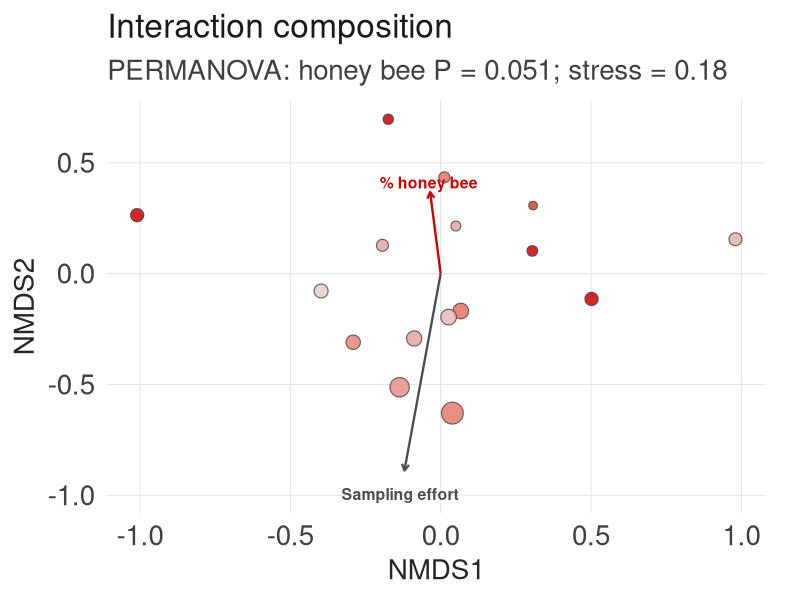
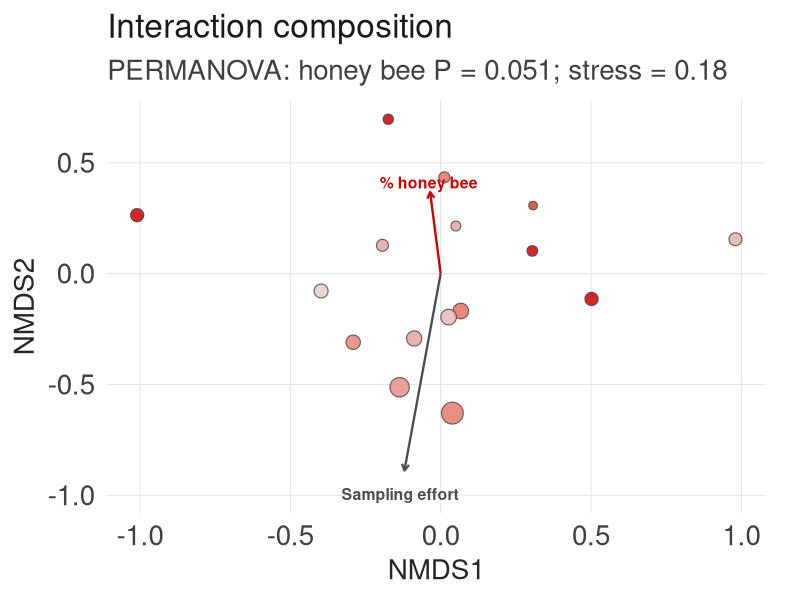

Source code (R) for these figures, in order:
# Purpose: Test whether plant-pollinator interaction composition varies
# with park-level honey bee relative abundance.
#
# Question:
#   Do parks with higher Apis mellifera relative abundance have different
#   plant-pollinator interaction composition?
#
# Approach:
#   Treat each plant x pollinator pair as an "interaction species".
#   Build a park x interaction matrix.
#   Test composition using Bray-Curtis dissimilarity and PERMANOVA.
#
# Filter:
#   Only parks with at least 10 unique plant-pollinator links are included.
#
# Inputs:
#   ../Data/interactions_data_4_4_2025.csv
#   ../Output/ApisRelAbund.csv
#   ../Output/park_level_network_metrics.csv
#
# Outputs:
#   ../Output/interaction_composition_matrix.csv
#   ../Output/interaction_composition_matrix_filtered_ge10_links.csv
#   ../Output/interaction_composition_metadata_filtered_ge10_links.csv
#   ../Output/interaction_composition_permanova.csv
#   ../Output/interaction_composition_dispersion_test.txt
#   ../Output/interaction_composition_envfit.txt
#   ../Output/interaction_composition_envfit_vectors.csv
#   ../Output/interaction_composition_nmds.png
#   ../Output/interaction_composition_links_correlated_with_honeybee.csv

# 0. Packages ####

library(tidyverse)
library(vegan)
library(broom)
library(stringr)

# 0.1 Plot style and colors ####

fau_blue <- "#003366"
fau_red <- "#CC0000"
fau_gray <- "#CCCCCC"
fau_dark_gray <- "#4D4C55"

hb_low <- "#E8E8E8"
hb_mid <- "#E6A3A3"
hb_high <- fau_red
hb_ramp <- c(hb_low, hb_mid, hb_high)

theme_hb <- function(base_size = 15) {
  theme_minimal(base_size = base_size) +
    theme(
      panel.grid.minor = element_blank(),
      panel.grid.major = element_line(color = "grey90", linewidth = 0.35),
      axis.title = element_text(color = "grey15"),
      axis.text = element_text(color = "grey25"),
      plot.title = element_text(face = "bold", color = "grey10"),
      plot.subtitle = element_text(color = "grey25"),
      legend.title = element_text(color = "grey15"),
      legend.text = element_text(color = "grey25")
    )
}

# 1. Read data ####

interactions <- read.csv(
  "../Data/interactions_data_4_4_2025.csv",
  stringsAsFactors = FALSE
)

relabund <- read.csv(
  "../Output/ApisRelAbund.csv",
  stringsAsFactors = FALSE
)

netMets <- read.csv(
  "../Output/park_level_network_metrics.csv",
  stringsAsFactors = FALSE
)

# 2. Define columns ####

park_col <- "Park.name"
plant_genus_col <- "Flower_Genus"
plant_species_col <- "Flower_species"
poll_col <- "Taxon.name"

apis_name <- "Apis mellifera"

# 3. Clean interaction data ####

interactions_clean <- interactions %>%
  filter(
    !is.na(FLW_ID_Conf),
    FLW_ID_Conf != "<80%",
    !is.na(.data[[park_col]]),
    !is.na(.data[[plant_genus_col]]),
    !is.na(.data[[plant_species_col]]),
    !is.na(.data[[poll_col]])
  ) %>%
  mutate(
    across(
      all_of(c(park_col, plant_genus_col, plant_species_col, poll_col)),
      ~ str_squish(as.character(.x))
    )
  ) %>%
  filter(
    .data[[park_col]] != "",
    .data[[plant_genus_col]] != "",
    .data[[plant_species_col]] != "",
    .data[[poll_col]] != ""
  ) %>%
  mutate(
    park_name = .data[[park_col]],
    park_join = str_trim(str_to_lower(park_name)),
    plant_taxon = str_squish(
      paste(.data[[plant_genus_col]], .data[[plant_species_col]])
    ),
    pollinator_taxon = .data[[poll_col]],
    interaction_id = paste(plant_taxon, pollinator_taxon, sep = " __ ")
  )

# Quick check of interaction IDs
interactions_clean %>%
  distinct(interaction_id) %>%
  arrange(interaction_id)

# 4. Build park x interaction matrix ####
# Each column is a plant-pollinator interaction.
# Each row is a park.
# Values are counts of that interaction in that park.

interaction_matrix_df <- interactions_clean %>%
  count(park_join, interaction_id, name = "interaction_count") %>%
  pivot_wider(
    names_from = interaction_id,
    values_from = interaction_count,
    values_fill = 0
  )

interaction_matrix <- interaction_matrix_df %>%
  column_to_rownames("park_join") %>%
  as.matrix()

# Drop parks with zero interactions, just in case
interaction_matrix <- interaction_matrix[
  rowSums(interaction_matrix) > 0,
  ,
  drop = FALSE
]

# Drop interactions occurring in zero parks, just in case
interaction_matrix <- interaction_matrix[
  ,
  colSums(interaction_matrix) > 0,
  drop = FALSE
]

cat("\n--- INTERACTION MATRIX SUMMARY BEFORE PARK FILTER ---\n")
cat("Parks:", nrow(interaction_matrix), "\n")
cat("Unique plant-pollinator interactions:", ncol(interaction_matrix), "\n")

write.csv(
  as.data.frame(interaction_matrix) %>%
    rownames_to_column("park_join"),
  "../Output/interaction_composition_matrix.csv",
  row.names = FALSE
)

# 5. Prepare park-level metadata ####

relabund_clean <- relabund %>%
  mutate(
    park_join = str_trim(str_to_lower(as.character(poly_id))),
    hb_percent = as.numeric(percentageHB),
    hb_raw = hb_percent / 100
  ) %>%
  select(
    park_join,
    n_apidae,
    n_hb,
    hb_percent,
    hb_raw
  )

netMets_clean <- netMets %>%
  mutate(
    park_join = str_trim(str_to_lower(as.character(park_name))),
    interaction_sum = as.numeric(interaction_sum),
    log_interaction_sum = log1p(interaction_sum)
  ) %>%
  select(
    park_join,
    interaction_sum,
    log_interaction_sum,
    n_plants,
    n_pollinators
  )

park_labels <- interactions_clean %>%
  distinct(park_join, park_name)

meta <- tibble(
  park_join = rownames(interaction_matrix)
) %>%
  left_join(park_labels, by = "park_join") %>%
  left_join(relabund_clean, by = "park_join") %>%
  left_join(netMets_clean, by = "park_join")

cat("\n--- METADATA SUMMARY BEFORE PARK FILTER ---\n")
print(
  meta %>%
    summarise(
      n_parks = n(),
      missing_hb = sum(is.na(hb_raw)),
      missing_interaction_sum = sum(is.na(log_interaction_sum))
    )
)

cat("\nParks missing honey bee relative abundance:\n")
print(
  meta %>%
    filter(is.na(hb_raw)) %>%
    select(park_name, park_join)
)

cat("\nParks missing interaction_sum:\n")
print(
  meta %>%
    filter(is.na(log_interaction_sum)) %>%
    select(park_name, park_join)
)

# 6. Filter to sufficiently sampled networks ####
# Keep only parks with at least 10 unique plant-pollinator links.
# Here, links = unique plant x pollinator interaction pairs observed in that park.

park_link_counts <- interactions_clean %>%
  distinct(park_join, interaction_id) %>%
  count(park_join, name = "n_unique_links")

meta <- meta %>%
  left_join(park_link_counts, by = "park_join")

cat("\n--- LINK COUNT SUMMARY ---\n")
print(summary(meta$n_unique_links))

cat("\nParks with fewer than 10 unique links:\n")
print(
  meta %>%
    filter(is.na(n_unique_links) | n_unique_links < 10) %>%
    select(park_name, park_join, n_unique_links, hb_percent, interaction_sum)
)

# 7. Restrict to parks with complete metadata and at least 10 links ####

complete_parks <- meta %>%
  filter(
    !is.na(hb_raw),
    !is.na(log_interaction_sum),
    !is.na(n_unique_links),
    n_unique_links >= 10
  ) %>%
  pull(park_join)

interaction_matrix_complete <- interaction_matrix[
  complete_parks,
  ,
  drop = FALSE
]

meta_complete <- meta %>%
  filter(park_join %in% complete_parks) %>%
  arrange(match(park_join, rownames(interaction_matrix_complete)))

# Confirm row order
stopifnot(all(meta_complete$park_join == rownames(interaction_matrix_complete)))

cat("\n--- COMPLETE DATA FOR COMPOSITION ANALYSIS ---\n")
cat("Parks with >=10 unique links:", nrow(interaction_matrix_complete), "\n")
cat("Interactions before dropping absent columns:", ncol(interaction_matrix_complete), "\n")

# 8. Remove interactions absent after park filtering ####

interaction_matrix_complete <- interaction_matrix_complete[
  ,
  colSums(interaction_matrix_complete) > 0,
  drop = FALSE
]

cat("Interactions after dropping absent columns:", ncol(interaction_matrix_complete), "\n")

write.csv(
  as.data.frame(interaction_matrix_complete) %>%
    rownames_to_column("park_join"),
  "../Output/interaction_composition_matrix_filtered_ge10_links.csv",
  row.names = FALSE
)

write.csv(
  meta_complete,
  "../Output/interaction_composition_metadata_filtered_ge10_links.csv",
  row.names = FALSE
)

# 9. PERMANOVA: interaction composition ~ honey bee abundance + effort ####

set.seed(123)

permanova_interactions <- vegan::adonis2(
  interaction_matrix_complete ~ hb_raw + log_interaction_sum,
  data = meta_complete,
  method = "bray",
  permutations = 999,
  by = "margin"
)

permanova_results <- as.data.frame(permanova_interactions) %>%
  rownames_to_column("term")

cat("\n--- PERMANOVA: INTERACTION COMPOSITION ---\n")
print(permanova_results)

write.csv(
  permanova_results,
  "../Output/interaction_composition_permanova.csv",
  row.names = FALSE
)

# 10. Check dispersion ####
# PERMANOVA can be sensitive to differences in within-group dispersion.
# hb_raw is continuous, so for a rough diagnostic we bin parks into low/high
# honey bee groups and test whether dispersion differs.

meta_complete <- meta_complete %>%
  mutate(
    hb_group = if_else(
      hb_raw >= median(hb_raw, na.rm = TRUE),
      "High honey bee",
      "Low honey bee"
    ),
    hb_group = factor(
      hb_group,
      levels = c("Low honey bee", "High honey bee")
    )
  )

bray_dist <- vegdist(interaction_matrix_complete, method = "bray")

disp <- betadisper(bray_dist, meta_complete$hb_group)
disp_test <- permutest(disp, permutations = 999)

cat("\n--- DISPERSION TEST: LOW VS HIGH HONEY BEE GROUPS ---\n")
print(disp_test)

capture.output(
  disp_test,
  file = "../Output/interaction_composition_dispersion_test.txt"
)

# 11. NMDS ordination ####

set.seed(123)

nmds <- metaMDS(
  interaction_matrix_complete,
  distance = "bray",
  k = 2,
  trymax = 100,
  autotransform = FALSE,
  trace = FALSE
)

cat("\n--- NMDS STRESS ---\n")
print(nmds$stress)

nmds_scores <- as.data.frame(scores(nmds, display = "sites")) %>%
  rownames_to_column("park_join") %>%
  left_join(meta_complete, by = "park_join")

# 12. Fit environmental vectors ####
# envfit tests whether honey bee relative abundance and sampling effort
# align with the NMDS ordination.

envfit_hb <- envfit(
  nmds,
  meta_complete %>%
    select(hb_raw, log_interaction_sum),
  permutations = 999
)

cat("\n--- ENVFIT: HONEY BEE ABUNDANCE AND EFFORT ---\n")
print(envfit_hb)

capture.output(
  envfit_hb,
  file = "../Output/interaction_composition_envfit.txt"
)

# Extract envfit vector scores for plotting
envfit_vectors <- as.data.frame(scores(envfit_hb, display = "vectors")) %>%
  rownames_to_column("variable") %>%
  mutate(
    r2 = envfit_hb$vectors$r,
    p.value = envfit_hb$vectors$pvals,
    label = case_when(
      variable == "hb_raw" ~ "% honey bee",
      variable == "log_interaction_sum" ~ "Sampling effort",
      TRUE ~ variable
    )
  )

# Scale arrows to fit inside the ordination plot
arrow_scale <- 0.75 * min(
  diff(range(nmds_scores$NMDS1, na.rm = TRUE)),
  diff(range(nmds_scores$NMDS2, na.rm = TRUE))
)

envfit_vectors <- envfit_vectors %>%
  mutate(
    NMDS1_end = NMDS1 * arrow_scale,
    NMDS2_end = NMDS2 * arrow_scale,
    label_x = NMDS1_end * 1.12,
    label_y = NMDS2_end * 1.12
  )

print(envfit_vectors)

write.csv(
  envfit_vectors,
  "../Output/interaction_composition_envfit_vectors.csv",
  row.names = FALSE
)

# 13. Make Poster Plot #####
envfit_vectors <- envfit_vectors %>%
  mutate(
    arrow_color = case_when(
      label == "% honey bee" ~ fau_red,
      label == "Sampling effort" ~ fau_dark_gray,
      TRUE ~ fau_dark_gray
    )
  )

nmds_plot <- ggplot(
  nmds_scores,
  aes(x = NMDS1, y = NMDS2)
) +
  geom_hline(
    yintercept = 0,
    color = "grey90",
    linewidth = 0.35
  ) +
  geom_vline(
    xintercept = 0,
    color = "grey90",
    linewidth = 0.35
  ) +
  geom_point(
    aes(
      fill = hb_percent,
      size = interaction_sum
    ),
    shape = 21,
    color = fau_dark_gray,
    stroke = 0.6,
    alpha = 0.85
  ) +
  geom_segment(
    data = envfit_vectors,
    aes(
      x = 0,
      y = 0,
      xend = NMDS1_end,
      yend = NMDS2_end,
      color = label
    ),
    inherit.aes = FALSE,
    arrow = arrow(length = unit(0.18, "cm")),
    linewidth = 0.8
  ) +
  geom_text(
    data = envfit_vectors,
    aes(
      x = label_x,
      y = label_y,
      label = label,
      color = label
    ),
    inherit.aes = FALSE,
    fontface = "bold",
    size = 4
  ) +
  scale_color_manual(
    values = c(
      "% honey bee" = fau_red,
      "Sampling effort" = fau_dark_gray
    ),
    guide = "none"
  ) +
  scale_fill_gradientn(
    colors = hb_ramp,
    limits = c(0, 100),
    guide = "none"
  ) +
  scale_size_continuous(
    range = c(2.5, 7),
    guide = "none"
  ) +
  labs(
    title = "Interaction composition",
    subtitle = paste0(
      "PERMANOVA: honey bee P = 0.051; stress = ",
      round(nmds$stress, 2)
    ),
    x = "NMDS1",
    y = "NMDS2"
  ) +
  theme_hb(base_size = 20) +
  theme(
    legend.position = "none",
    plot.title = element_text(size = 24, face = "plain"),
    plot.subtitle = element_text(size = 20),
    axis.title = element_text(size = 20),
    axis.text = element_text(size = 20),
    panel.grid.minor = element_blank(),
    plot.margin = margin(10, 25, 10, 10)
  )

nmds_plot

ggsave(
  "../Output/interaction_composition_nmds_poster_small.png",
  nmds_plot,
  width = 7.5,
  height = 6,
  units = "in",
  dpi = 300,
  bg = "white"
)

# 14. Optional: identify interactions associated with high honey bee parks ####
# This is exploratory: correlate each interaction column with honey bee relative abundance.
# Useful for identifying which links are most associated with high-HB parks.

interaction_correlations <- map_dfr(
  colnames(interaction_matrix_complete),
  function(interaction_id) {
    x <- interaction_matrix_complete[, interaction_id]
    
    if (sd(x, na.rm = TRUE) == 0) {
      return(tibble())
    }
    
    ct <- suppressWarnings(
      cor.test(x, meta_complete$hb_raw, method = "spearman")
    )
    
    tibble(
      interaction_id = interaction_id,
      rho = unname(ct$estimate),
      p.value = ct$p.value,
      total_count = sum(x),
      n_parks_present = sum(x > 0)
    )
  }
) %>%
  separate(
    interaction_id,
    into = c("plant_taxon", "pollinator_taxon"),
    sep = " __ ",
    remove = FALSE
  ) %>%
  mutate(
    p_adj_fdr = p.adjust(p.value, method = "fdr")
  ) %>%
  arrange(p.value)

write.csv(
  interaction_correlations,
  "../Output/interaction_composition_links_correlated_with_honeybee.csv",
  row.names = FALSE
)

cat("\n--- TOP INTERACTIONS ASSOCIATED WITH HONEY BEE RELATIVE ABUNDANCE ---\n")
print(interaction_correlations %>% slice_head(n = 20))
